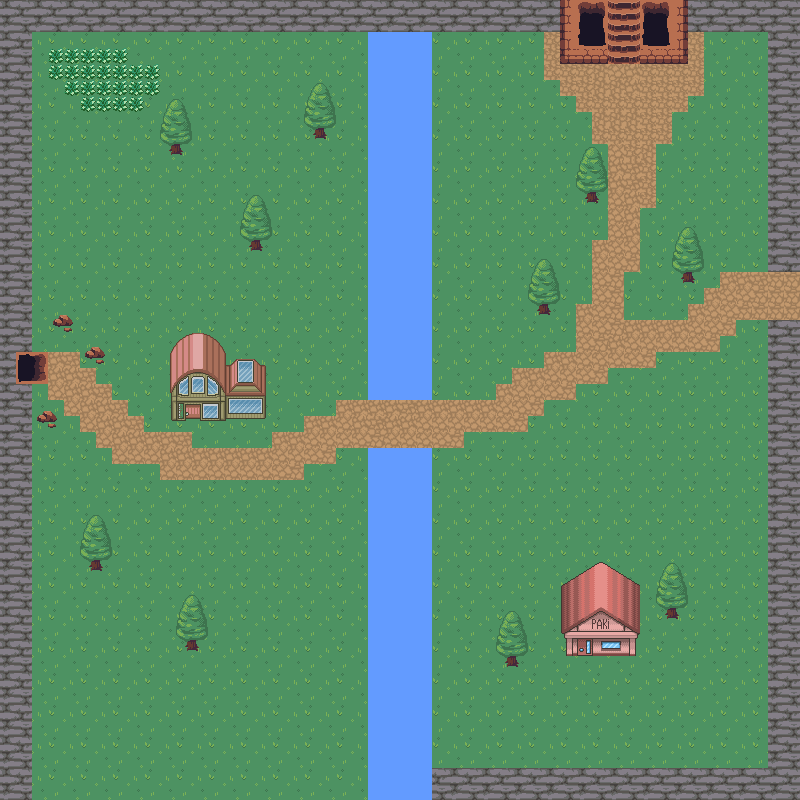

Tiled map render using the project's own tile images. Description and the map definition, with tile-layer contents summarised, below:
An orthogonal 50x50 tile map with 16x16 px tiles, 7 tile layers (Grass, River & Trees, YYY, Walls, ...), 6 tilesets and 42 objects (21x collisions, 4x item1, s_w1_exitP, w1_h1_enter, w1_h1_exitP, ...).

<map version="1.5" tiledversion="1.7.2" orientation="orthogonal" renderorder="right-down" width="50" height="50" tilewidth="16" tileheight="16" infinite="0" nextlayerid="19" nextobjectid="75">
 <tileset firstgid="1" source="background.tsx" />
 <tileset firstgid="721" source="house.tsx" />
 <tileset firstgid="1496" source="dungeon.tsx" />
 <tileset firstgid="1752" source="autumn.tsx" />
 <tileset firstgid="2292" source="herbe.tsx" />
 <tileset firstgid="2293" source="paki.tsx" />
 <layer id="7" name="Grass" width="50" height="50">
  <data>[2500 cells, 2500 non-empty, 4 distinct tile ids]</data>
 </layer>
 <layer id="8" name="River &amp; Trees" width="50" height="50">
  <data>[2500 cells, 212 non-empty, 6 distinct tile ids]</data>
 </layer>
 <layer id="18" name="YYY" width="50" height="50">
  <data>[2500 cells, 22 non-empty, 1 distinct tile ids]</data>
 </layer>
 <layer id="9" name="Walls" width="50" height="50">
  <data>[2500 cells, 334 non-empty, 4 distinct tile ids]</data>
 </layer>
 <layer id="10" name="Road" width="50" height="50">
  <data>[2500 cells, 243 non-empty, 26 distinct tile ids]</data>
 </layer>
 <layer id="11" name="Houses" width="50" height="50">
  <data>[2500 cells, 56 non-empty, 48 distinct tile ids]</data>
 </layer>
 <layer id="14" name="Top" width="50" height="50">
  <data>[2500 cells, 116 non-empty, 62 distinct tile ids]</data>
 </layer>
 <objectgroup id="12" name="Objects">
  <object id="19" name="s_w1_exitP" x="55.5485" y="351.498">
   <point />
  </object>
  <object id="21" type="collisions" x="370.272" y="32.7956" width="58.1857" height="362.867" />
  <object id="22" type="collisions" x="370.272" y="449.617" width="60.3015" height="348.985" />
  <object id="23" type="collisions" x="-2.11584" y="0" width="34.9114" height="800.846" />
  <object id="24" type="collisions" x="33.8535" y="-1.05792" width="765.935" height="31.7376" />
  <object id="25" type="collisions" x="769.109" y="32.7956" width="31.7376" height="235.993" />
  <object id="26" type="collisions" x="433.027" y="770.167" width="333.966" height="30.6797" />
  <object id="27" type="collisions" x="171" y="384" width="94" height="37" />
  <object id="29" name="w1_h1_enter" x="184" y="401.5" width="17" height="29" />
  <object id="30" name="w1_h1_exitP" x="191.5" y="452">
   <point />
  </object>
  <object id="35" name="s_w1_enter" x="10.5" y="354.5" width="44" height="29" />
  <object id="36" type="collisions" x="166.667" y="139.333" width="17.3333" height="18" />
  <object id="37" type="collisions" x="252" y="238.667" width="11.3333" height="12" />
  <object id="38" type="collisions" x="313.333" y="126" width="14" height="16" />
  <object id="39" type="collisions" x="536" y="301.333" width="15.3333" height="14.6667" />
  <object id="40" type="collisions" x="586" y="192" width="12.6667" height="12.6667" />
  <object id="41" type="collisions" x="681.333" y="272" width="14.6667" height="13.3333" />
  <object id="42" type="collisions" x="663.333" y="606.667" width="18" height="16" />
  <object id="43" type="collisions" x="504.667" y="656.667" width="14.6667" height="11.3333" />
  <object id="44" type="collisions" x="90.6667" y="559.333" width="14.6667" height="14" />
  <object id="45" type="collisions" x="186" y="639.333" width="12.6667" height="13.3333" />
  <object id="47" name="old_carapils" type="item1" x="689.333" y="720.667" width="14.6667" height="14.6667" />
  <object id="48" name="null" type="item1" x="480.667" y="160" width="15.3333" height="15.3333" />
  <object id="59" type="collisions" x="559.667" y="28.6667" width="47.6667" height="35.3333" />
  <object id="60" type="collisions" x="640" y="29.6667" width="48" height="34.6667" />
  <object id="61" name="w1_d_enter" x="602" y="19" width="47.3333" height="25.6667" />
  <object id="62" name="w1_d_exitP" x="624" y="104.333">
   <point />
  </object>
  <object id="63" type="collisions" x="767" y="321" width="33" height="476" />
  <object id="64" name="w1_des_enter" x="765" y="264" width="38" height="62" />
  <object id="65" name="w1_des_exitP" x="737" y="294">
   <point />
  </object>
  <object id="66" type="collisions" x="565.333" y="622" width="70.6667" height="31.3333" />
  <object id="67" name="w1_paki_enter" x="572.667" y="640" width="21.3333" height="25.3333" />
  <object id="68" name="w1_paki_exitP" x="582.667" y="691.333">
   <point />
  </object>
  <object id="70" name="w1_plage_enter" x="34" y="782.667" width="334.667" height="16.6667" />
  <object id="71" name="w1_plage_exitP" x="187.333" y="746.667">
   <point />
  </object>
  <object id="72" name="telecommande" type="item1" x="191.333" y="346" width="14.6667" height="16" />
  <object id="73" name="sachet" type="item1" x="327.333" y="306.667" width="16" height="20.6667" />
 </objectgroup>
 <objectgroup id="13" name="PNJPaths">
  <object id="31" name="paul_path1" x="97" y="433" width="13.5" height="14" />
  <object id="32" name="paul_path2" x="288.5" y="432" width="15.5" height="16.5" />
  <object id="33" name="paul_path3" x="288.5" y="512" width="14.5" height="14.5" />
  <object id="34" name="paul_path4" x="96.5" y="511.5" width="14.5" height="16" />
  <object id="56" name="claude_path1" x="691.667" y="417.333" width="13.5" height="15" />
 </objectgroup>
</map>
